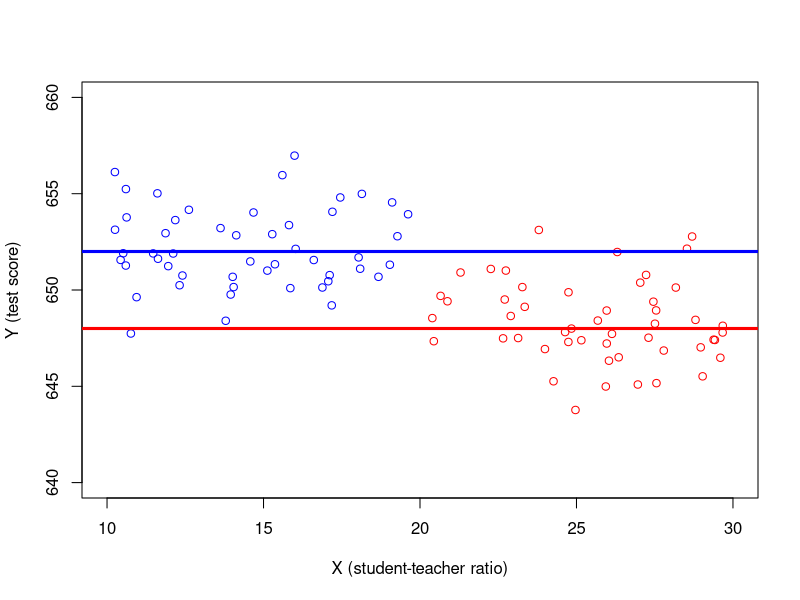
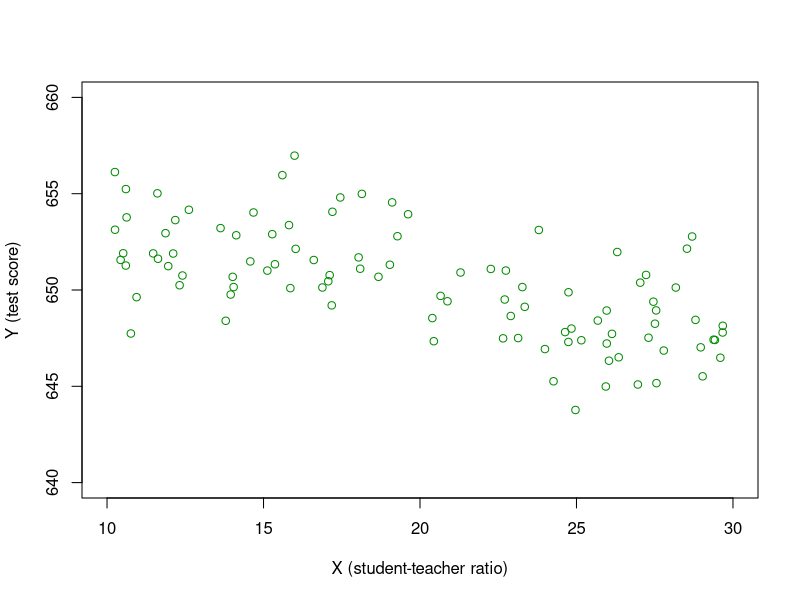
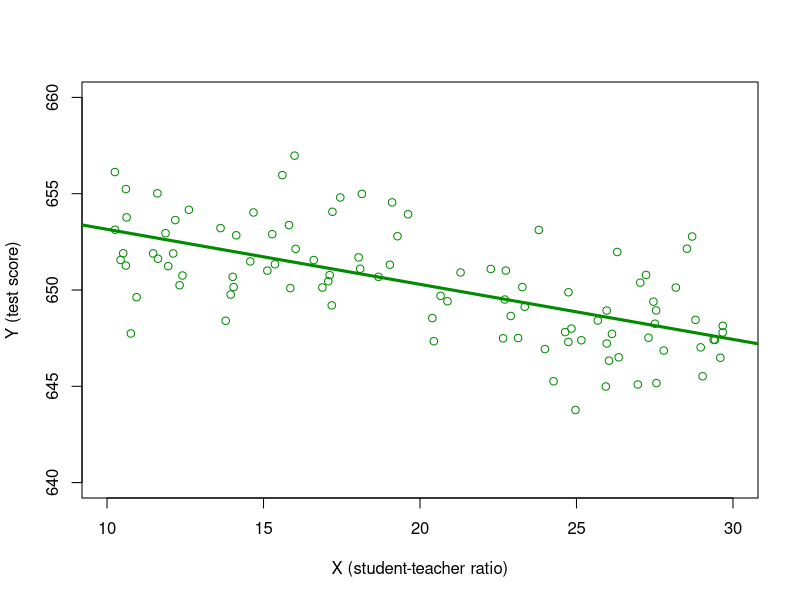
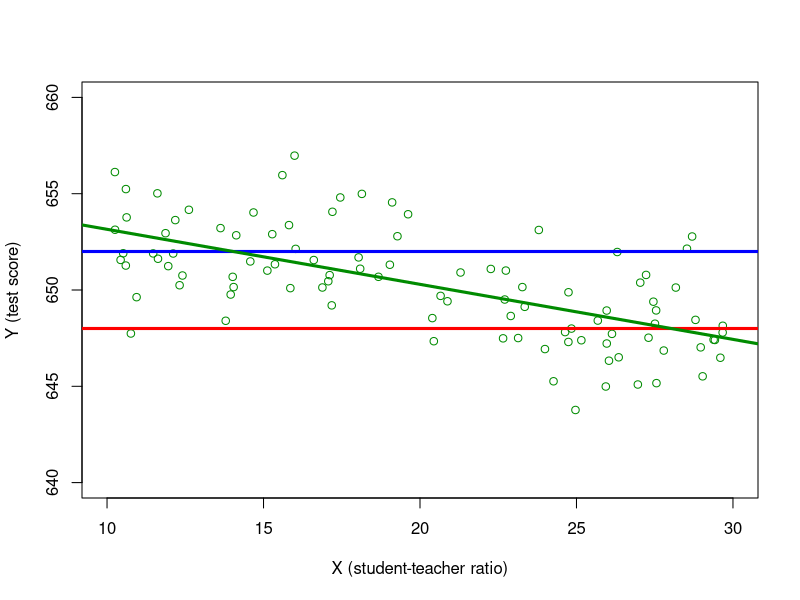

Reproduce these figures in R, in order.
## ---- chunk 1
library(AER) # include Applied Econometrics with R package; contains many datasets
data(CASchools) # Load CASchools data
# Generate a couple of useful variables
CASchools$STR <- CASchools$students/CASchools$teachers  # Student-teacher ratio
CASchools$Score <- (CASchools$read + CASchools$math)/2  # Student test score
## ---- chunk 2
# set a seed to make the results reproducible
set.seed(456457)
# simulate the data 
X <- runif(50, min = 10, max = 20)
u <- 0*X+rnorm(50, mean = 2, sd = 2)
Y <- 650 + 0*X + u
simdat1 <- data.frame(Y,X,u)
X <- runif(50, min = 20, max = 30)
u <- 0*X+rnorm(50, mean = -2, sd = 2)
Y <- 650 + 0*X + u
simdat2 <- data.frame(Y,X,u)
simdat <- rbind(simdat1,simdat2)
# Compute OLS estimates on pooled data (group 1 and group 2)
lm <- lm(Y ~ X, data = simdat)
# Scatter plot X vs Y, split by u-groups
plot(simdat1$X,simdat1$Y, # Data points, group 1 (small X)
     col = "blue", # Color of data points
     xlab = "X (student-teacher ratio)",  # Label on x-axis
     ylab = "Y (test score)",   # Label on y-axis
     xlim = c(10, 30),  # Range of x-axis (from 10 to 30)
     ylim = c(640,660)) # Range of y-axis (from 640 to 660)
points(simdat2$X,simdat2$Y, # Data points, group 2 (large X)
       col = "red") # Color of data points
abline(648,0, # Population regression line, small X
       col = "red", # Color of population regression line, small X
       lwd = 3) # Set linewidth
abline(652,0, # Population regression line, large X
       col = "blue", # Color of population regression line, large X
       lwd = 3) # Set linewidth
## ---- chunk 3
# Scatter plot X vs Y, pooled groups
plot(simdat$X,simdat$Y, # Data points, pooled groups
     col = "green4", # Color of data points
     xlab = "X (student-teacher ratio)",  # Label on x-axis
     ylab = "Y (test score)",   # Label on y-axis
     xlim = c(10, 30),  # Range of x-axis (from 10 to 30)
     ylim = c(640,660)) # Range of y-axis (from 640 to 660)
## ---- chunk 4
# Scatter plot X vs Y, pooled groups
plot(simdat$X,simdat$Y, # Data points, pooled groups
     col = "green4", # Color of data points
     xlab = "X (student-teacher ratio)",  # Label on x-axis
     ylab = "Y (test score)",   # Label on y-axis
     xlim = c(10, 30),  # Range of x-axis (from 10 to 30)
     ylim = c(640,660)) # Range of y-axis (from 640 to 660)
# Add sample regression function
abline(lm, # Sample regression function in lm
       col = "green4", # Plot in green
       lwd = 3) # Set linewidth 
## ---- chunk 5
# Scatter plot X vs Y, pooled groups
plot(simdat$X,simdat$Y, # Data points, pooled groups
     col = "green4", # Color of data points, dark green
     xlab = "X (student-teacher ratio)",  # Label on x-axis
     ylab = "Y (test score)",   # Label on y-axis
     xlim = c(10, 30),  # Range of x-axis (from 10 to 30)
     ylim = c(640,660)) # Range of y-axis (from 640 to 660)
abline(648,0, # Population regression line, small X
       col = "red", # Color of population regression line, small X
       lwd = 3) # Set linewidth
abline(652,0, # Population regression line, large X
       col = "blue", # Color of population regression line, large X
       lwd = 3) # Set linewidth
# Add sample regression function
abline(lm, # Sample regression function in lm
       col = "green4", # Plot in green
       lwd = 3) # Set linewidth 
